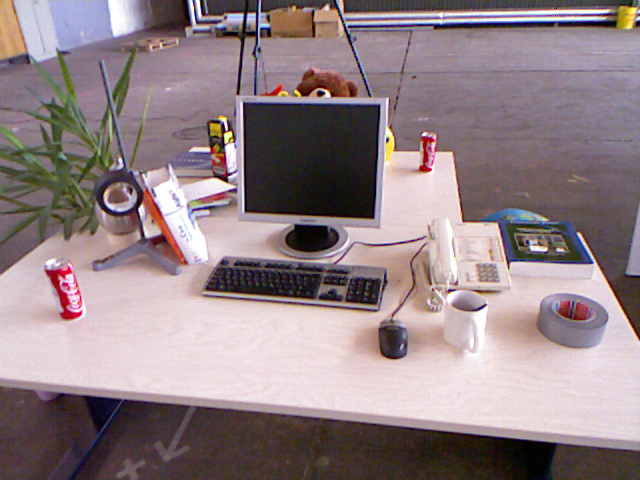
//> input picture 1.png, 640 x 480 px
$ ./33_remap   (built with g++ and OpenCV 4)
//> lines starting //> are read from the running program, lines starting //| are printed output that depends on the picture
#include <opencv2/opencv.hpp>

using namespace cv;
using namespace std;

int main()
{
    Mat img_1 = imread("../1.png");
//> img_1 is the input picture: 480 rows x 640 cols, CV_8UC3; mean B, G, R 133.9, 129.9, 146.3
    Mat img_2; img_2.copySize(img_1);
    Mat map_x, map_y;
    map_x.create(img_1.size(), CV_32FC1); map_y.create(img_1.size(), CV_32FC1);
    for (size_t i = 0; i < img_1.rows; i++)
    {
        for (size_t j = 0; j < img_1.cols; j++)
        {
            map_x.at<float>(i, j) = static_cast<float>(j);  // 列保持不变
            map_y.at<float>(i, j) = static_cast<float>(img_1.rows - i); // 行进行对调
        }   // 最终结果就是上下翻转

    }
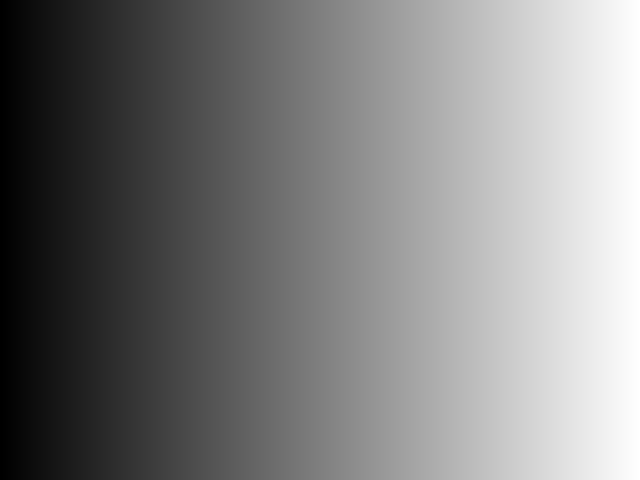
//> map_x: 480 rows x 640 cols, CV_32FC1; min 0, max 639, mean 319.5; drawn with min black and max white
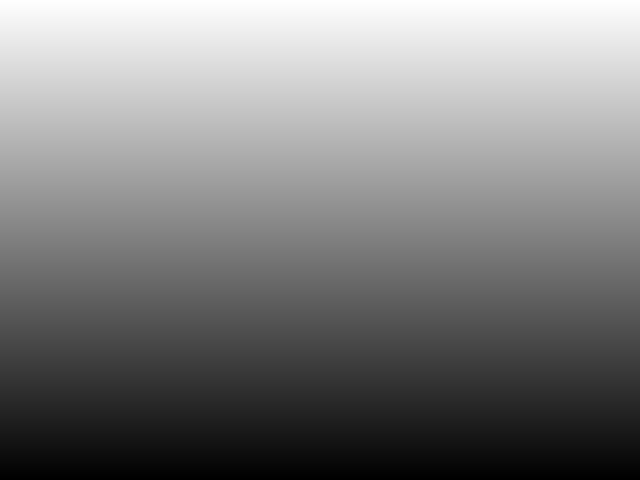
//> map_y: 480 rows x 640 cols, CV_32FC1; min 1, max 480, mean 240.5; drawn with min black and max white
    remap(img_1, img_2, map_x, map_y, INTER_LINEAR);
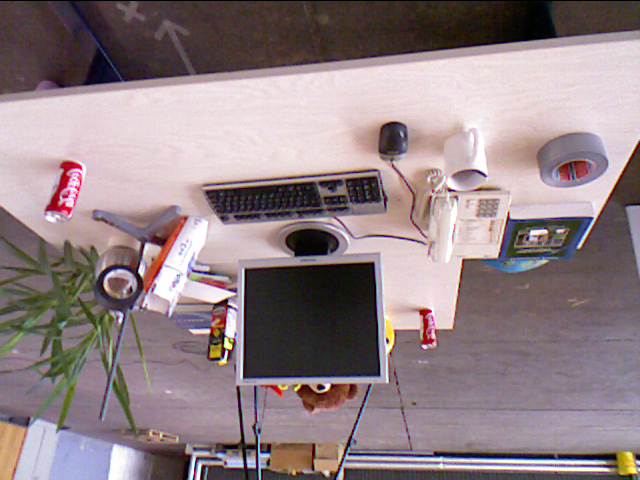
//> img_2: 480 rows x 640 cols, CV_8UC3; mean B, G, R 133.7, 129.7, 146.1

    // 其他翻转函数
    flip(img_1, img_2, -1); // 1是左右翻转，0是上下翻转，-1同时上下左右翻转
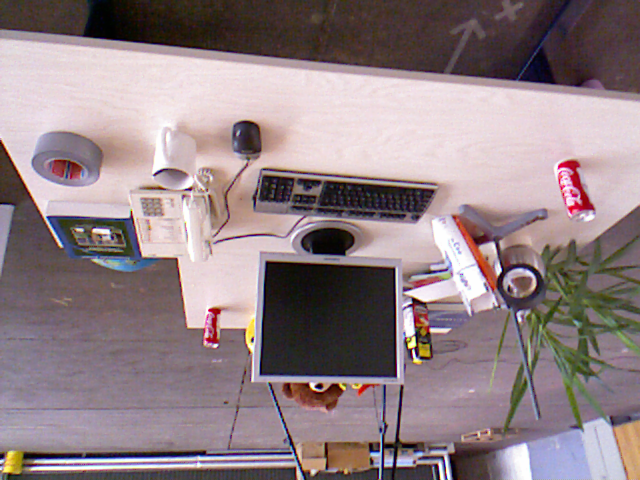
//> img_2: 480 rows x 640 cols, CV_8UC3; mean B, G, R 133.9, 129.9, 146.3

    imshow("1", img_1);
    imshow("2", img_2);
    waitKey(0);
    return 0;
}

$ run again, with 2.png copied over 1.png
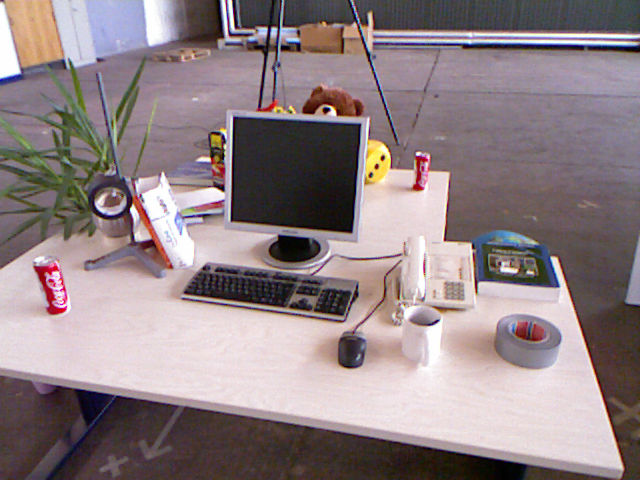
//> input picture 2.png, 640 x 480 px
//> img_1 is the input picture: 480 rows x 640 cols, CV_8UC3; mean B, G, R 133.1, 129.9, 144.4
//> `remap(img_1, img_2, map_x, map_y, INTER_LINEAR);`:
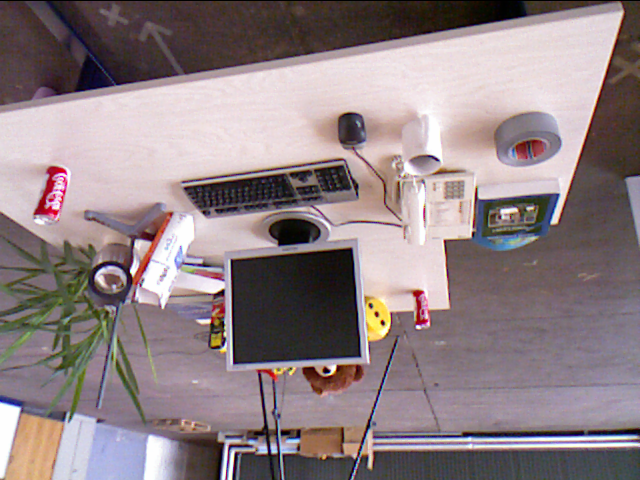
//> img_2: 480 rows x 640 cols, CV_8UC3; mean B, G, R 132.9, 129.7, 144.2
//> `flip(img_1, img_2, -1);`:
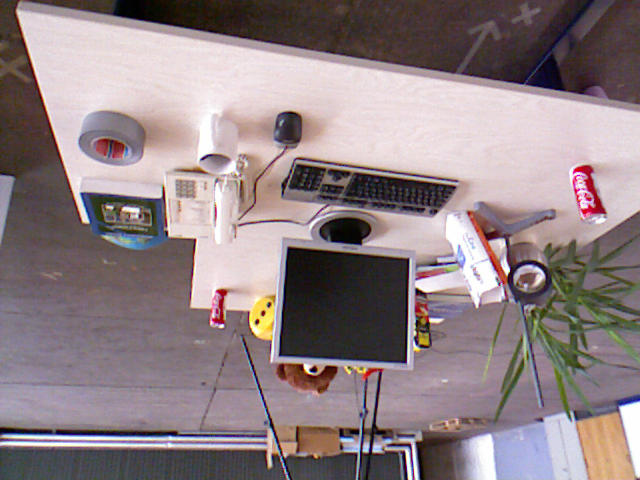
//> img_2: 480 rows x 640 cols, CV_8UC3; mean B, G, R 133.1, 129.9, 144.4

$ run again, with 3.png copied over 1.png
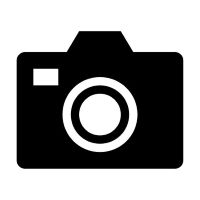
//> input picture 3.png, 200 x 200 px
//> img_1 is the input picture: 200 rows x 200 cols, CV_8UC3; min 0, max 255, mean 146.7
//> after the loop `for (size_t i = 0; i < img_1.rows; i++)`:
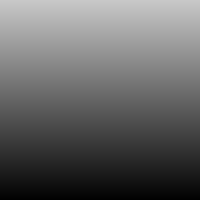
//> map_y: 200 rows x 200 cols, CV_32FC1; min 1, max 200, mean 100.5
//> `flip(img_1, img_2, -1);`:
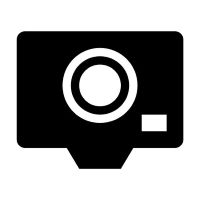
//> img_2: 200 rows x 200 cols, CV_8UC3; min 0, max 255, mean 146.7
